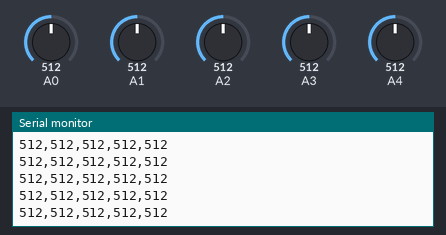
The sketch below on a simulated Arduino Uno, built with avr-gcc and run on an emulated ATmega328P. On the bench: the last lines printed to the serial monitor. Inputs (shaded band) come from the test bench; at power-on: A2 = 512, A4 = 512, A0 = 512, A1 = 512, A3 = 512.

Above: at 4.2 s.
4.3 s: A2 set to 108
At 4.33 s:
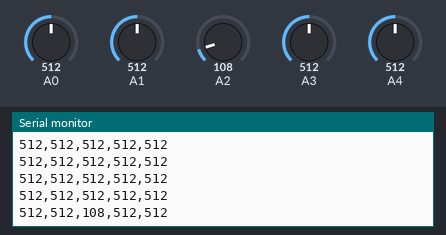
7.3 s: A2 set to 95
At 7.31 s:
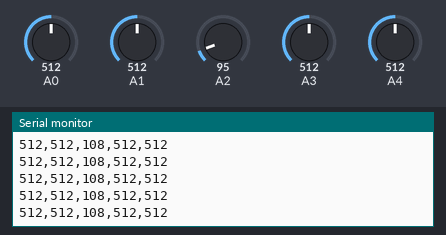
10.3 s: A4 set to 107
At 10.34 s:
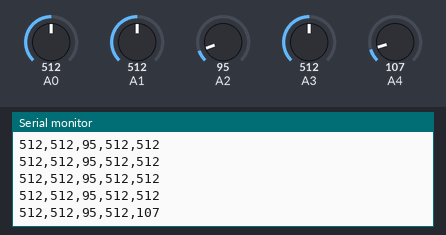
11.8 s: A4 set to 92
At 11.83 s:
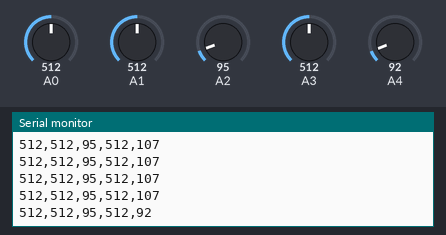
Timing chart, 0 to 14.8 s (numbered marks = the images above; inputs shaded):
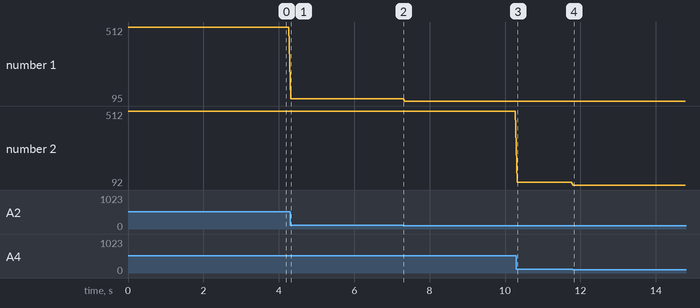

The sketch:

flexsensor.ino
```cpp
void setup() {
Serial.begin(9600);
}

void loop() {
Serial.print(analogRead(0));
Serial.print(",");
Serial.print(analogRead(1));
Serial.print(",");
Serial.print(analogRead(2));
Serial.print(",");
Serial.print(analogRead(3));
Serial.print(",");
Serial.print(analogRead(4));
Serial.println();
delay(50);
}
```

Measured:
- after the input at 4.3 s, the serial monitor: prints a new line at once (image 1)
- after the input at 10.3 s, the serial monitor: prints a new line at once (image 3)
- after the input at 11.8 s, the serial monitor: prints a new line at once (image 4)
- plotted number 1: 512 → 108 after the input at 4.3 s, 108 → 95 after the input at 7.3 s
- plotted number 2: 512 → 107 after the input at 10.3 s, 107 → 92 after the input at 11.8 s
